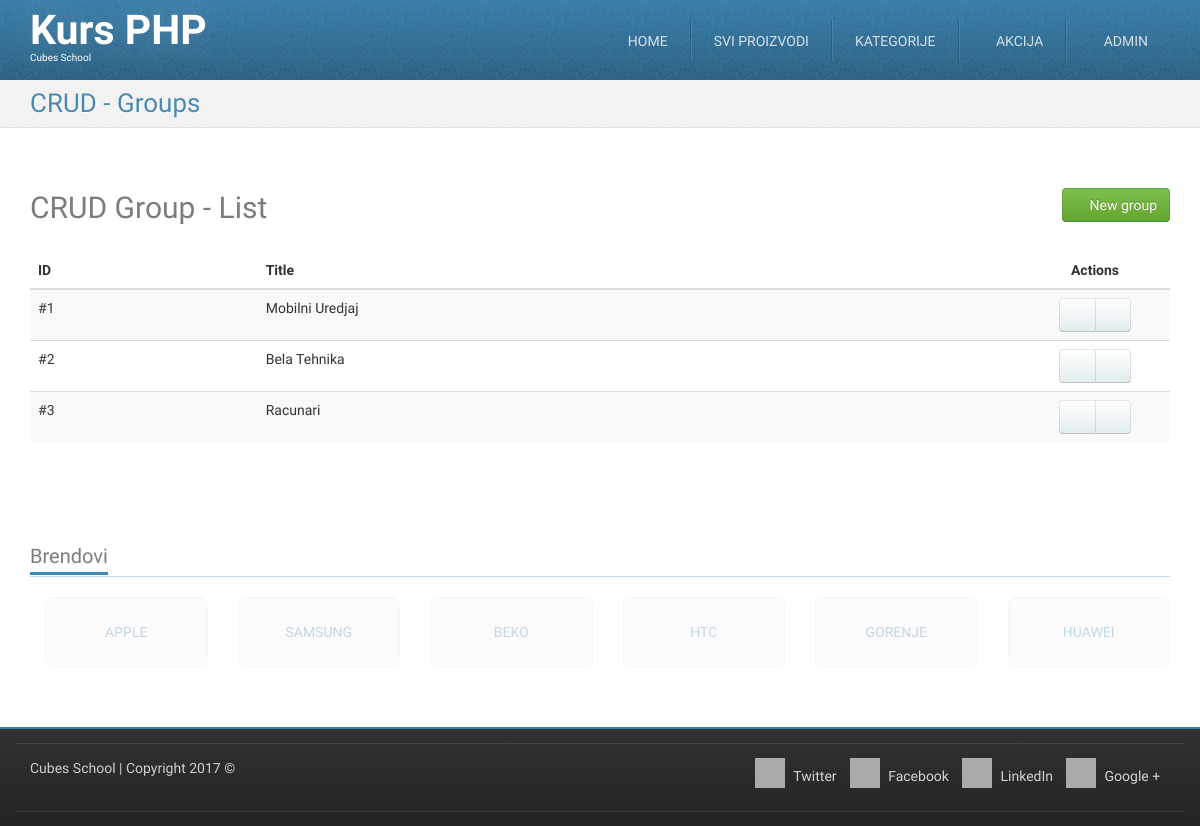
The app's page /crud-group-list.php (signed in) with its own data.
### tables this page shows
CREATE TABLE `groups` (
  `id` int(11) NOT NULL,
  `title` varchar(255) NOT NULL
);

### crud-group-list.php (called while the page is built, shortened)
<?php
require_once __DIR__ . '/models/m_groups.php';
$groups=groupsFetchAll();
require_once __DIR__ . '/views/layout/header.php';
require_once __DIR__ . '/views/templates/t_crud-group-list.php';
require_once __DIR__ . '/views/layout/footer.php';

### models/m_groups.php (called while the page is built, shortened)
<?php
require_once __DIR__ . '/m_database.php';
function groupsFetchAll() {
	$query = "SELECT `groups`.* FROM `groups`";
	return dbFetchAll($query);
}

### models/m_database.php (called while the page is built, shortened)
<?php
function dbGetLink() {
	static $link;
	if (!isset($link)) {
		$link = mysqli_connect('127.0.0.1', 'cubes', 'cubes', 'cubesphp');
	}
	return $link;
}
function dbQuery($query) {
	$link = dbGetLink();
	$result = mysqli_query($link, $query);
	return $result;
}
function dbFetchAll($query) {
	$result = dbQuery($query);
	return mysqli_fetch_all($result, MYSQLI_ASSOC);
}

### views/templates/t_crud-group-list.php (the view)
<div id="highlighted">
    <div class="container">
        <div class="header">
            <h2 class="page-title">
                <span>CRUD - Groups</span>
            </h2>
        </div>
    </div>
</div>
<div id="content">
    <div class="container portfolio">
        <div class="row">
            <div class="col-md-12">
                <h2>
                    CRUD Group - List
                    <a href="/crud-group-insert.php" class="pull-right btn btn-success">
                        <i class="fa fa-plus-circle"></i>
                        New group
                    </a>
                </h2>
            </div>
        </div>
        <div class="row">
            <div class="col-md-12">
                <table class="table table-striped table-hover">
                    <thead>
                        <tr>
                            <th>ID</th>
                            <th>Title</th>
                            <th class="actions text-center">Actions</th>
                        </tr>
                    </thead>
                    <tbody>
                     <?php foreach ($groups as $group) {?>
                                <tr>
                                    <td>
                                        #<?php echo htmlspecialchars($group['id']);?>
                                    </td>
                                    <td>
                                        <?php echo htmlspecialchars($group['title']);?>
                                    </td>
                                    <td class="text-center">
                                        <div class="btn-group">
                                            <a href="/crud-group-edit.php?id=<?php echo htmlspecialchars($group['id']); ?>" class="btn btn-default"><i class="fa fa-pencil"></i></a>
                                            <a href="/crud-group-delete.php?id=<?php echo htmlspecialchars($group['id']); ?>" class="btn btn-default"><i class="fa fa-trash"></i></a>
                                        </div>
                                    </td>
                                </tr>
                            <?php } ?>
                </table>
            </div>
        </div>
    </div>
</div>

### skins/tema/css/theme-style.css (style rules this page uses)
h1, h2, h3 { line-height: 40px; }
h1, h2, h3, h4, h5, h6 { color: rgba(36, 36, 36, 0.6); }
a { color: #377ca8; text-decoration: none; }
.btn-default { color: #333333; text-shadow: 0 1px 1px rgba(255, 255, 255, 0.75); background-image: -webkit-linear-gradient(top, #ffffff 0%, #e2edee 100%); background-image: -o-linear-gradient(top, #ffffff 0%, #e2edee 100%); background-image: linear-gradient(to bottom, #ffffff 0%, #e2edee 100%); background-repeat: repeat-x; filter: progid:DXImageTransform.Microsoft.gradient(startColorstr='#ffffffff', endColorstr='#ffe2edee', GradientType=0); border-color: #e2edee #e2edee #b2cfd2; border-color: rgba(0, 0, 0, 0.1) rgba(0, 0, 0, 0.1) rgba(0, 0, 0, 0.25); *background-color: #e2edee; filter: progid:DXImageTransform.Microsoft.gradient(enabled = false); -webkit-transition: all; -o-transition: all; transition: all; }
.btn-success { color: #ffffff; text-shadow: 0 -1px 0 rgba(0, 0, 0, 0.25); background-image: -webkit-linear-gradient(top, #7fbf4d 0%, #63a62f 100%); background-image: -o-linear-gradient(top, #7fbf4d 0%, #63a62f 100%); background-image: linear-gradient(to bottom, #7fbf4d 0%, #63a62f 100%); background-repeat: repeat-x; filter: progid:DXImageTransform.Microsoft.gradient(startColorstr='#ff7fbf4d', endColorstr='#ff63a62f', GradientType=0); border-color: #63a62f #63a62f #3f6a1e; border-color: rgba(0, 0, 0, 0.1) rgba(0, 0, 0, 0.1) rgba(0, 0, 0, 0.25); *background-color: #63a62f; filter: progid:DXImageTransform.Microsoft.gradient(enabled = false); -webkit-transition: all; -o-transition: all; transition: all; }
html { background-image: -webkit-linear-gradient(top, #e0e0e0 0%, #ffffff 100%); background-image: -o-linear-gradient(top, #e0e0e0 0%, #ffffff 100%); background-image: linear-gradient(to bottom, #e0e0e0 0%, #ffffff 100%); background-repeat: repeat-x; filter: progid:DXImageTransform.Microsoft.gradient(startColorstr='#ffe0e0e0', endColorstr='#ffffffff', GradientType=0); }
body { margin: 0; font-family: "Monda", Arial, serif; font-size: 14px; line-height: 1.428571429; color: #333333; background-color: #ffffff; position: relative; }
.page-title { margin: 0; }
#highlighted { -webkit-transition: all 0.4s ease-out; -o-transition: all 0.4s ease-out; transition: all 0.4s ease-out; border-bottom: 1px solid #e1e1e1; background: #f2f2f2 url(../img/bg_noise-5.png) left top repeat; color: #377ca8; text-shadow: 1px 1px 1px #ffffff; }
.has-navbar-fixed-top #content { margin-top: 82px; }
.has-navbar-fixed-top.has-highlighted #highlighted, .has-navbar-fixed-top.page-index #highlighted, .has-navbar-fixed-top.page-index-carousel #highlighted, .has-navbar-fixed-top.page-starter #highlighted { margin-top: 80px; }
.has-navbar-fixed-top.has-highlighted #content, .has-navbar-fixed-top.page-index #content, .has-navbar-fixed-top.page-index-carousel #content, .has-navbar-fixed-top.page-starter #content { margin-top: 0; }
#content { padding: 40px 0; background-color: #ffffff; }
.header { margin-bottom: 0; }
.header:before, .header:after { content: " "; display: table; }
.header:after { clear: both; }
.header .page-title { font-size: 26px; margin: 8px 0 8px 0; color: rgba(55, 124, 168, 0.9); }
.header .page-title span, .header .page-title small { display: block; line-height: 1.2 !important; }
@media (min-width: 768px) { .header .page-title { float: left; } }
.services .row, .portfolio .row { margin-bottom: 1em; }

### skins/tema/css/custom-style.css (style rules this page uses)
table .actions { width: 150px; }

### skins/tema/css/colour-blue.css (style rules this page uses)
body a { color: #377ca8; text-decoration: none; }
body #highlighted { border-bottom-color: #e1e1e1; background-color: #f2f2f2; color: #377ca8; text-shadow: 1px 1px 1px #ffffff; }
body .header .page-title { color: rgba(55, 124, 168, 0.9); }

### records on screen
groups: id "1", title "Mobilni Uredjaj"
groups: id "2", title "Bela Tehnika"
groups: id "3", title "Racunari"
